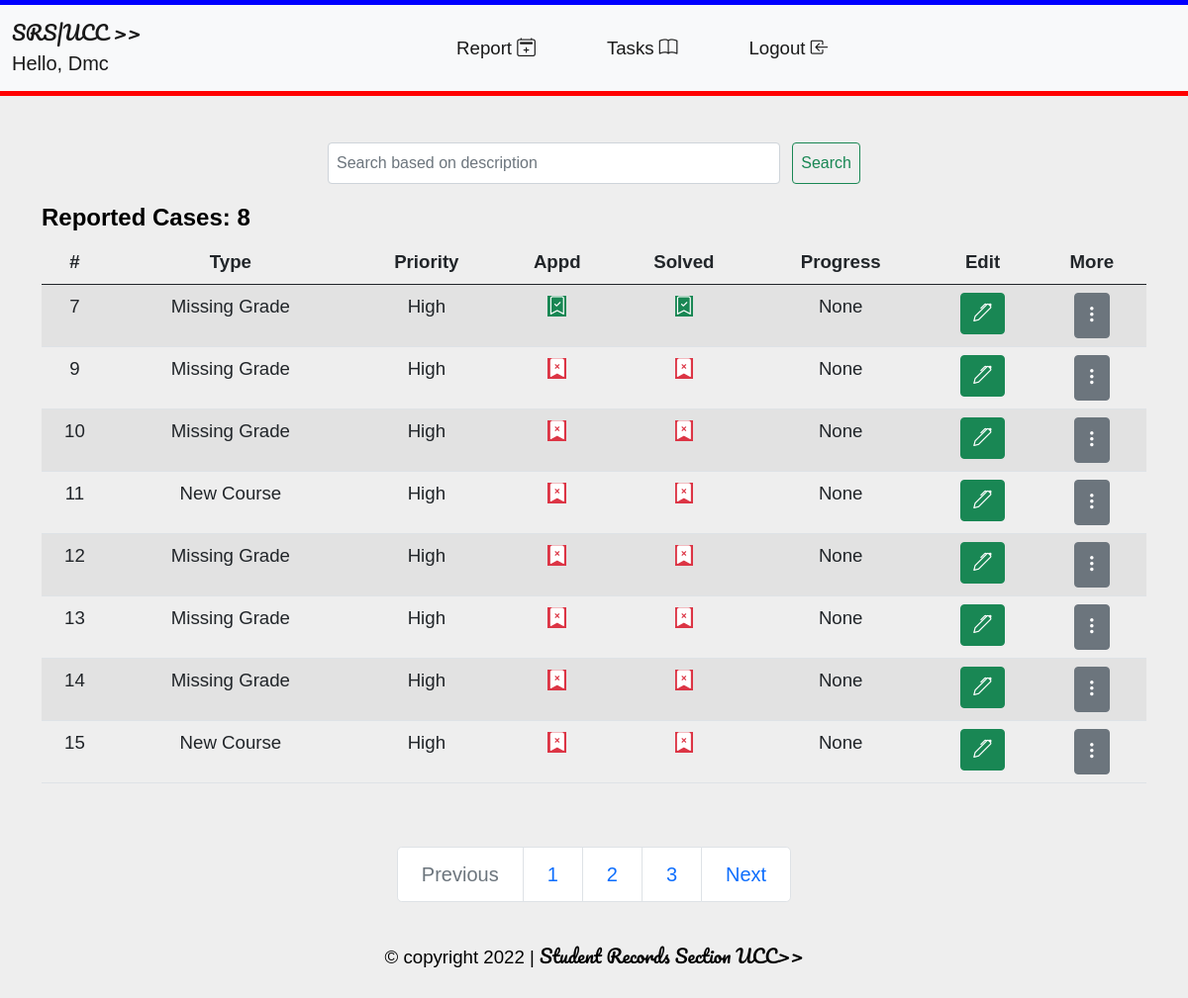
/issues/ (signed in), run on the app's committed database.
### srs/models.py (models this page shows)
class User(AbstractUser):
    is_customer = models.BooleanField(default=False)
    is_employee = models.BooleanField(default=False)
    is_admin = models.BooleanField(default=False)
    first_name = models.CharField(max_length=100)
    last_name = models.CharField(max_length=100)

class Issues(models.Model):
    Issuer = models.ForeignKey(User, on_delete=models.CASCADE, null=True, blank=True)
    Issue_Title = models.ForeignKey(IssuesTypes, on_delete=models.CASCADE, null=True, blank=True)
    Issue_Priority = models.ForeignKey(IssuesPriority, on_delete=models.CASCADE, null=True, blank=True)
    Issue_Progress = models.ForeignKey(IssuesProgress, on_delete=models.CASCADE, null=True, blank=True)
    Issue = models.BooleanField(default=True)
    Issue_Approve = models.BooleanField(default=False)
    Issue_Description = models.TextField(null=False, blank=False)
    Issue_Created_On = models.DateTimeField(auto_now_add=True)
    Issue_Closed_By = models.CharField(max_length=200,null=True, blank=True)
    Issue_Closed_On = models.CharField(max_length=200, null=True, blank=True)
    Issue_Complete = models.BooleanField(default=False)
    Issue_Solution_Summary = models.TextField(null=True, blank=True)

class IssuesTypes(models.Model):
    Type_Title = models.CharField(max_length=200)
    def __str__(self):
        return self.Type_Title
    class Meta:
        ordering= ['Type_Title']

class IssuesPriority(models.Model):
    Priority_Title = models.CharField(max_length=200)
    def __str__(self):
        return self.Priority_Title
    class Meta:
        ordering= ['Priority_Title']

### srs/views.py (the view)
# urls.py: path('issues/',IssueListView.as_view(), name='list'),
class IssueListView(LoginRequiredMixin,ListView):
    model = Issues
    context_object_name = 'issues'
    def get_context_data(self, **kwargs):
        context = super().get_context_data(**kwargs)
        context['issues'] = context['issues'].filter(Issuer=self.request.user)
        context['count'] = context['issues'].filter(Issue=True).count
        search_bar = self.request.GET.get('search-area') or ''
        if search_bar:
            context['issues'] = context['issues'].filter(
                 Issue_Description__icontains = search_bar)
        context['search_bar'] = search_bar
        return context

### srs/templates/srs/issues_list.html (shortened to what this page needs)
{% extends "srs/base.html"%}
{% load crispy_forms_tags %}
{% block content %}
{%if request.user.is_customer %}
<br><br><br>
<div class="container text-center">
  <div class="row">
    <div class="col-md-6 contain">
      {%if request.user.is_customer %}
      <form class="d-flex" method="GET">
        <input class="form-control me-2 p-2 m-1" type="search" name="search-area"
        placeholder="Search based on description" aria-label="Search" value="{{search_bar}}">
        <button class="btn btn-outline-success p-2 m-1" type="submit">Search</button>
      </form>
      {%endif%}
    </div>
  </div>
</div>
<div class="container">
  <div class="row">
    <div class="col-md-12  mt-3 table-responsive">
      <h4 class="pb-2S"><b> Reported Case{{count|pluralize:"s"}}: {{count}}</b> </h4>
      <table class="table table-striped table-hover p-5 text-center">
        <thead>
          <tr>
            <th scope="col"> #</th>
            <th scope="col"> Type</th>
            <th scope="col">Priority</th>
            <th scope="col"> Appd</th>
            <th scope="col"> Solved</th>
            <th scope="col"> Progress </th>
            <th>Edit</th>
            <th scope="col">  More</th>
          </tr> </thead>       <tbody>
          {%for issue in issues%}
        <tr class="text-center">
          <td scope="row">{{issue.pk}}</td>
          <td scope="row">{{issue.Issue_Title}}</td>
          <td>{{issue.Issue_Priority}}</td>
          {%if issue.Issue_Approve%}
          <td><i class="bi bi-bookmark-check btn-success"></i></td>
          {%else%}
          <td><i class="bi bi-bookmark-x-fill btn-danger"></i></td>
          {%endif%}
          {%if issue.Issue_Complete%}
          <td><i class="bi bi-bookmark-check btn-success"></i></td>
          {%else%}
          <td><i class="bi bi-bookmark-x-fill btn-danger"></i></td>
          {%endif%}
          <td>{{issue.Issue_Progress}}</td>
          <td><a class="btn btn-success" href="{% url 'update' issue.pk %}">  <i class="bi bi-pen"></i> </a></td>
          <td><a class="btn btn-secondary p-2" href="{% url 'detail' issue.pk %}">  <i class="bi bi-three-dots-vertical"></i></a></td>
        </tr>
        {%empty%}
    <h3>No item in Issues</h3>
    {%endfor%}
      </tbody>
      </table>
    </div>
  </div>
</div>
<nav aria-label="Page navigation ">
  <ul class="pagination justify-content-center pagination-lg pt-5">
    <li class="page-item disabled">
      <a class="page-link" href="#" tabindex="-1" aria-disabled="true">Previous</a>
    </li>
    <li class="page-item"><a class="page-link" href="#">1</a></li>
    <li class="page-item"><a class="page-link" href="#">2</a></li>
    <li class="page-item"><a class="page-link" href="#">3</a></li>
    <li class="page-item">
      <a class="page-link" href="#">Next</a>
    </li>
  </ul>
</nav>
{%endif%}
{% endblock content %}

### srs/templates/srs/base.html (shortened to what this page needs)
<!doctype html>
{% load static %}
<html lang="en">
  <head>
    <link href="https://cdn.jsdelivr.net/npm/bootstrap@5.0.2/dist/css/bootstrap.min.css"
    rel="stylesheet"
>
    <link rel="stylesheet" href="https://cdn.jsdelivr.net/npm/bootstrap-icons@1.3.0/font/bootstrap-icons.css">
  </head>
  <body>
    <nav class="navbar navbar-expand-lg navbar-light bg-light fixed-top">
      <div class="container-fluid">
        <a class="navbar-brand" href="{%url 'base-home'%}"><span class="logo">SRS|UCC >>
        </span><br>Hello, {{request.user|title}} </a>
        {%if request.user.is_authenticated %}
        <div class="collapse navbar-collapse" id="navbarSupportedContent">
          <ul class="navbar-nav m-auto mb-2 mb-lg-0">
            <li class="nav-item me-5">
              <a class="nav-link active p-2 m-1" aria-current="page" href="{%url 'create'%}">
                 Report <i class="bi bi-calendar2-plus"></i></a>
            </li>
            {%if request.user.is_customer %}
            <li class="nav-item me-5">
              <a class="nav-link active p-2 m-1" aria-current="page" href="{%url 'list'%}">
                Tasks <i class="bi bi-book"></i> </a>
            </li>
            {%endif%}
            <li class="nav-item me-5">
              <a class="nav-link  active p-2 m-1" aria-current="page" href="{%url 'logout'%}">
                Logout <i class="bi bi-box-arrow-in-left"></i></a>
            </li>
            {%else%}
            <li class="nav-item me-5">
              <a class="nav-link  active p-2 m-1" aria-current="page" href="{%url 'login'%}">
               Login <i class="bi bi-box-arrow-in-right"></i></a>
            </li>
            {%endif%}
          </ul>
        </div>
      </div>
    </nav>
    <br> <br>
    {% block content %}{% endblock %}
    <div class="container-fluid  text-center  mt-2">
<p class="p-4">&copy copyright 2022 | <span class="logo"> Student Records Section UCC>></span></p>
    </div>
  </body>
</html>

### srs/templates/srs/base.html (style rules this page uses)
h1,h2,h3,h4,h5,h6 { font-family: 'Raleway', sans-serif; }
.contain { margin: auto; }
a { text-decoration: none; color: #0438A2; }
body { font-family: 'Mingzat', sans-serif; font-size: 14pt; background-color: #EEEEEE; color: black; }
.logo { font-family: 'Pacifico', cursive; }
.navbar { border-bottom: 5px solid red; border-top: 5px solid blue; }
.bi { font-size: 14pt; }

### data on the page
User: user "Dmc"
Issues: pk "7", Issue_Title "Missing Grade", Issue_Priority "High", Issue_Approve True (drawn), Issue_Complete True (drawn), Issue_Progress "None"
Issues: pk "9", Issue_Title "Missing Grade", Issue_Priority "High", Issue_Approve False (drawn), Issue_Complete False (drawn), Issue_Progress "None"
Issues: pk "10", Issue_Title "Missing Grade", Issue_Priority "High", Issue_Approve False (drawn), Issue_Complete False (drawn), Issue_Progress "None"
Issues: pk "11", Issue_Title "New Course", Issue_Priority "High", Issue_Approve False (drawn), Issue_Complete False (drawn), Issue_Progress "None"
Issues: pk "12", Issue_Title "Missing Grade", Issue_Priority "High", Issue_Approve False (drawn), Issue_Complete False (drawn), Issue_Progress "None"
Issues: pk "13", Issue_Title "Missing Grade", Issue_Priority "High", Issue_Approve False (drawn), Issue_Complete False (drawn), Issue_Progress "None"
Issues: pk "14", Issue_Title "Missing Grade", Issue_Priority "High", Issue_Approve False (drawn), Issue_Complete False (drawn), Issue_Progress "None"
Issues: pk "15", Issue_Title "New Course", Issue_Priority "High", Issue_Approve False (drawn), Issue_Complete False (drawn), Issue_Progress "None"

### other printed values
{{ count }} "8"
